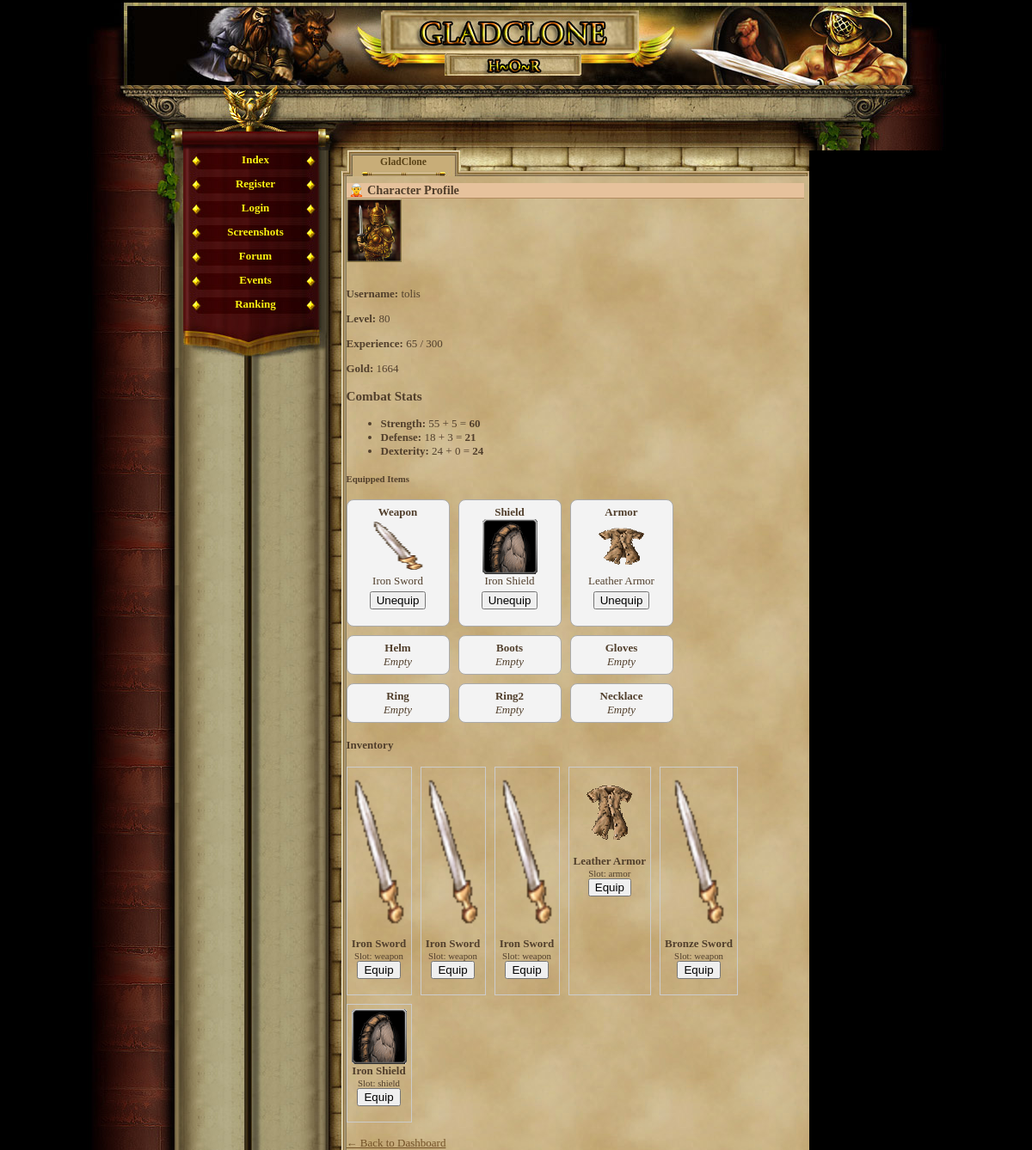
The page /character_profile.php (signed in) on the database its author committed.
### tables this page shows
CREATE TABLE `gracze` (
  `id` int(11) NOT NULL AUTO_INCREMENT,
  `gracz` int(11) NOT NULL DEFAULT '0',
  `login` varchar(24) NOT NULL,
  `haslo` varchar(40) NOT NULL,
  `email` varchar(40) NOT NULL,
  `plec` tinyint(4) NOT NULL DEFAULT '0',
  `avatar` tinyint(4) NOT NULL DEFAULT '1',
  `pregunta` text NOT NULL,
  `respuesta` text NOT NULL,
  `rank` int(1) NOT NULL DEFAULT '1',
  `nivel` int(1) NOT NULL DEFAULT '1',
  `exp` int(1) NOT NULL DEFAULT '0',
  `exp_max` int(1) NOT NULL DEFAULT '10',
  `honor` int(1) NOT NULL DEFAULT '0',
  `fama` int(1) NOT NULL DEFAULT '0',
  `victorias` int(1) NOT NULL DEFAULT '0',
  `perdidas` int(1) NOT NULL DEFAULT '0',
  `oro_robado` int(1) NOT NULL DEFAULT '0',
  `oro_perdido` int(1) NOT NULL DEFAULT '0',
  `atak` int(5) NOT NULL DEFAULT '0',
  `obrona` int(3) NOT NULL DEFAULT '0',
  `sila` int(1) NOT NULL DEFAULT '5',
  `sila_i` int(1) NOT NULL DEFAULT '0',
  `sila_max` int(1) NOT NULL DEFAULT '10',
  `zrecznosc` int(1) NOT NULL DEFAULT '5',
  `zrecznosc_i` int(1) NOT NULL DEFAULT '0',
  `zrecznosc_max` int(1) NOT NULL DEFAULT '10',
  `wyrzymalosc` int(1) NOT NULL DEFAULT '5',
  `wyrzymalosc_i` int(1) NOT NULL DEFAULT '0',
  `wyrzymalosc_max` int(1) NOT NULL DEFAULT '10',
  `constitucion` int(1) NOT NULL DEFAULT '5',
  `constitucion_i` int(1) NOT NULL DEFAULT '0',
  `constitucion_max` int(1) NOT NULL DEFAULT '10',
  `carisma` int(1) NOT NULL DEFAULT '5',
  `carisma_i` int(1) NOT NULL DEFAULT '0',
  `carisma_max` int(1) NOT NULL DEFAULT '10',
  `inteligencja` int(1) NOT NULL DEFAULT '5',
  `inteligencja_i` int(1) NOT NULL DEFAULT '0',
  `inteligencja_max` int(1) NOT NULL DEFAULT '10',
  `mdchance` int(1) NOT NULL DEFAULT '0',
  `dhchance` int(1) NOT NULL DEFAULT '0',
  `ctchance` int(1) NOT NULL DEFAULT '0',
  `zycie` int(100) NOT NULL DEFAULT '100',
  `zycie_max` int(100) NOT NULL DEFAULT '100',
  `obrazenia_min` int(1) NOT NULL DEFAULT '0',
  `obrazenia_max` int(3) NOT NULL DEFAULT '2',
  `zloto` int(100) NOT NULL DEFAULT '150',
  `zloto_skarbiec` int(11) NOT NULL,
  `punkty` int(11) NOT NULL,
  `pracuje` int(11) NOT NULL,
  `ostatnia_walka_pvp` int(11) NOT NULL,
  `ostatnia_walka_pvc` int(11) NOT NULL,
  `ostatnio_zregenerowano` int(11) NOT NULL,
  `titulo` varchar(24) NOT NULL DEFAULT 'Newbie',
  `arena_level` int(11) NOT NULL,
  `rubies` int(11) NOT NULL DEFAULT '0',
  `centurion_time` int(11) NOT NULL,
  `reportes` int(1) NOT NULL DEFAULT '0',
  `mensajes` int(1) NOT NULL DEFAULT '0',
  `noticias` int(1) NOT NULL DEFAULT '0',
  `bendicion1_type` int(11) NOT NULL,
  `bendicion1_time` int(11) NOT NULL,
  `bendicion2_type` int(11) NOT NULL,
  `bendicion2_time` int(11) NOT NULL,
  `bendicion3_type` int(11) NOT NULL,
  `bendicion3_time` int(11) NOT NULL,
  `bendicion4_type` int(11) NOT NULL,
  `bendicion4_time` int(11) NOT NULL,
  `ostatnia_aktywnosc` int(11) NOT NULL DEFAULT '0',
  `username_locked` tinyint(1) NOT NULL DEFAULT '0',
  `lock_login` tinyint(1) NOT NULL DEFAULT '0',
  PRIMARY KEY (`id`),
  UNIQUE KEY `login` (`login`)
);

CREATE TABLE `player_items` (
  `id` int(11) NOT NULL AUTO_INCREMENT,
  `player_id` int(11) NOT NULL,
  `item_id` int(11) NOT NULL,
  `quantity` int(11) NOT NULL DEFAULT '1',
  `equipped` tinyint(1) NOT NULL DEFAULT '0',
  `position` int(11) NOT NULL DEFAULT '0',
  PRIMARY KEY (`id`),
  KEY `player_id` (`player_id`),
  KEY `item_id` (`item_id`),
  CONSTRAINT `player_items_ibfk_1` FOREIGN KEY (`player_id`) REFERENCES `gracze` (`id`),
  CONSTRAINT `player_items_ibfk_2` FOREIGN KEY (`item_id`) REFERENCES `items` (`id`)
);

CREATE TABLE `items` (
  `id` int(11) NOT NULL AUTO_INCREMENT,
  `name` varchar(50) NOT NULL,
  `description` text,
  `type` varchar(20) NOT NULL,
  `attack_bonus` int(11) DEFAULT '0',
  `defense_bonus` int(11) DEFAULT '0',
  `sell_value` int(11) NOT NULL DEFAULT '10',
  `value` int(11) NOT NULL DEFAULT '0',
  `price` int(11) NOT NULL DEFAULT '0',
  `image` varchar(255) DEFAULT 'default.png',
  `slot` varchar(20) NOT NULL DEFAULT 'misc',
  `dex_bonus` int(11) DEFAULT '0',
  `level_required` int(11) DEFAULT '1',
  PRIMARY KEY (`id`)
);

### character_profile.php (the view, shortened to what this page needs)
<?php
require_once('var/ustawienia.php');
require_once('gora_strony.php');
require_once('menu_l.php');
$player_id = $_SESSION['id'];
$stmt = $conn->prepare("SELECT login, nivel, exp, exp_max, zloto, sila, obrona, zrecznosc, avatar FROM gracze WHERE id = ?");
$stmt->bind_param("i", $player_id);
$stmt->execute();
$result = $stmt->get_result();
$player = $result->fetch_assoc();
$avatar_img = "avatars/avatar" . intval($player['avatar']) . ".gif";
$sql_bonus = "SELECT
    SUM(items.attack_bonus) AS bonus_sila,
    SUM(items.defense_bonus) AS bonus_obrona,
    SUM(items.dex_bonus) AS bonus_zrecznosc
FROM player_items
JOIN items ON player_items.item_id = items.id
WHERE player_items.player_id = ? AND player_items.equipped = 1";
$stmt_bonus = $conn->prepare($sql_bonus);
$stmt_bonus->bind_param("i", $player_id);
$stmt_bonus->execute();
$result_bonus = $stmt_bonus->get_result();
$bonus = $result_bonus->fetch_assoc();
$bonus_sila = $bonus['bonus_sila'] ?? 0;
$bonus_obrona = $bonus['bonus_obrona'] ?? 0;
$bonus_zrecznosc = $bonus['bonus_zrecznosc'] ?? 0;
$sql_equipped = "SELECT player_items.id AS player_item_id, items.name, items.image, items.type, items.description, items.slot
                 FROM player_items
                 JOIN items ON player_items.item_id = items.id
                 WHERE player_items.player_id = ? AND player_items.equipped = 1";
$stmt_eq = $conn->prepare($sql_equipped);
$stmt_eq->bind_param("i", $player_id);
$stmt_eq->execute();
$result_eq = $stmt_eq->get_result();
$equipped_items = [];
while ($item = $result_eq->fetch_assoc()) {
    $slot = $item['slot'];
    $equipped_items[$slot] = $item;
}
$total_sila = $player['sila'] + $bonus_sila;
$total_obrona = $player['obrona'] + $bonus_obrona;
$total_zrecznosc = $player['zrecznosc'] + $bonus_zrecznosc;
?>
<h2>🧝 Character Profile</h2>
<img src="<?= $avatar_img ?>" width="64" alt="Avatar"><br><br>
<p><strong>Username:</strong> <?= htmlspecialchars($player['login']) ?></p>
<p><strong>Level:</strong> <?= $player['nivel'] ?></p>
<p><strong>Experience:</strong> <?= $player['exp'] ?> / <?= $player['exp_max'] ?></p>
<p><strong>Gold:</strong> <?= $player['zloto'] ?></p>
<h3>Combat Stats</h3>
<ul>
    <li><strong>Strength:</strong> <?= $player['sila'] ?> + <?= $bonus_sila ?> = <strong><?= $total_sila ?></strong></li>
    <li><strong>Defense:</strong> <?= $player['obrona'] ?> + <?= $bonus_obrona ?> = <strong><?= $total_obrona ?></strong></li>
    <li><strong>Dexterity:</strong> <?= $player['zrecznosc'] ?> + <?= $bonus_zrecznosc ?> = <strong><?= $total_zrecznosc ?></strong></li>
</ul>
<h5>Equipped Items</h5>
<div class="equip-grid">
    <?php
    $slots = ['weapon', 'shield', 'armor', 'helm', 'boots', 'gloves', 'ring', 'ring2', 'necklace'];
    foreach ($slots as $slot_name):
        $item = $equipped_items[$slot_name] ?? null;
    ?>
    <div class="equip-slot">
        <strong><?= ucfirst($slot_name) ?></strong><br>
        <?php if ($item): ?>
            <img src="items/MORE/<?= htmlspecialchars($item['image']) ?>" alt="<?= htmlspecialchars($item['name']) ?>"><br>
            <?= htmlspecialchars($item['name']) ?>
            <form method="GET" action="unequip_item.php" style="margin-top: 4px;">
                <button type="submit">Unequip</button>
            </form>
        <?php else: ?>
            <em>Empty</em>
        <?php endif; ?>
    </div>
    <?php endforeach; ?>
</div>
<h4>Inventory</h4>
<div style="display: flex; flex-wrap: wrap; gap: 10px;">
<?php
$sql_inventory = "SELECT pi.id AS player_item_id, i.name, i.image, i.slot
                  FROM player_items pi
                  JOIN items i ON pi.item_id = i.id
                  WHERE pi.player_id = ? AND pi.equipped = 0";
$stmt_inv = $conn->prepare($sql_inventory);
$stmt_inv->bind_param("i", $player_id);
$stmt_inv->execute();
$result_inv = $stmt_inv->get_result();
while ($item = $result_inv->fetch_assoc()):
?>
    <div style="text-align: center; border: 1px solid #ccc; padding: 5px;">
        <img src="items/<?= htmlspecialchars($item['image']) ?>" width="64"><br>
        <strong><?= htmlspecialchars($item['name']) ?></strong><br>
        <small>Slot: <?= htmlspecialchars($item['slot']) ?></small><br>
        <form method="POST" action="equip_item.php">
            <button type="submit">Equip</button>
        </form>
    </div>
<?php endwhile; ?>
</div>
<br><a href="index.php">← Back to Dashboard</a>

### game_05.css (style rules this page uses)
body, html { margin: 0; padding: 0; font-family:"Palatino Linotype", "Times New Roman", Times, serif; text-align: center; color: #513F2C; background-color: #000; font-size:16px; }
h2 { text-align:left; border-bottom:1px solid #b28b60; color:#513F2C; background-color:#e6c29c; margin:8px 0px 0px 0px; padding-left:3px; font-size:1.1em; }
a { -moz-user-focus: none; -moz-outline: none; outline: none; }
#content a { color:#735227; }

### character_profile.php (style rules this page uses)
.equip-grid { display: grid; grid-template-columns: repeat(3, 120px); gap: 10px; margin-bottom: 10px; }
.equip-slot { text-align: center; padding: 6px; border: 1px solid #aaa; border-radius: 8px; background-color: #f3f3f3; }
.equip-slot img { width: 64px; height: 64px; }

### rows shown on the page
gracze: login "tolis", nivel "80", exp "65", exp_max "300", zloto "1664", sila "55", obrona "18", zrecznosc "24"
player_items: slot_name "Weapon", item.image (picture), item.name "Iron Sword"
player_items: slot_name "Shield", item.image (picture), item.name "Iron Shield"
player_items: slot_name "Armor", item.image (picture), item.name "Leather Armor"
player_items: item.image (picture), item.name "Iron Sword", item.slot "weapon"
player_items: item.image (picture), item.name "Iron Sword", item.slot "weapon"
player_items: item.image (picture), item.name "Iron Sword", item.slot "weapon"
player_items: item.image (picture), item.name "Leather Armor", item.slot "armor"
player_items: item.image (picture), item.name "Bronze Sword", item.slot "weapon"
player_items: item.image (picture), item.name "Iron Shield", item.slot "shield"

### other values the page prints
$bonus_sila "5"
$total_sila "60"
$bonus_obrona "3"
$total_obrona "21"
$bonus_zrecznosc "0"
$slot_name "Helm"
$slot_name "Boots"
$slot_name "Gloves"
$slot_name "Ring"
$slot_name "Ring2"
$slot_name "Necklace"
